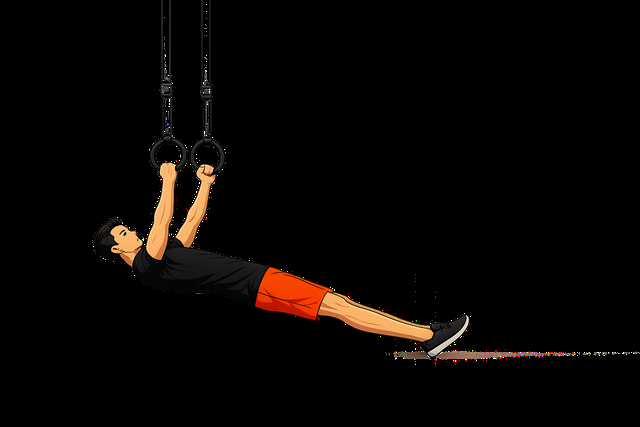
#> input picture assets/exercises/anim/barrow.webp, 640 x 427 px
$ python -i gen_anim.py   (imports and definitions only)
#> lines starting #> are read from the running program, lines starting #| are printed output that depends on the picture
# Stitches AI-generated keyframes into looping exercise demos for the how-to sheet.
# Put numbered frames in assets/exercises/anim_src/<move>/ (1.png, 2.png, ...), in motion order,
# then run:  python scripts/gen_anim.py [move]   (omit <move> to build every folder)
# Output: assets/exercises/anim/<move>.webp — a ping-pong loop (forward then back) so even a few
# frames read as a smooth rep. Wire it up by adding the require() to data/exerciseImages.ts.
#
# Frames are anchored by the FEET (bottom of the figure) so the character stays planted and only the
# body moves — AI keyframes drift around otherwise, which looks like the legs sliding.

import os
import sys
from PIL import Image

HERE = os.path.dirname(__file__)
SRC = os.path.join(HERE, '..', 'assets', 'exercises', 'anim_src')
OUT = os.path.join(HERE, '..', 'assets', 'exercises', 'anim')
MAX_SIDE = 640  # cap longest edge to keep the asset small
FRAME_MS = 450  # how long each keyframe holds
WHITE_CUTOFF = 245  # pixels brighter than this count as background, not figure

EXTS = ('.png', '.jpg', '.jpeg', '.webp')


def fit(im):
    w, h = im.size
    s = MAX_SIDE / max(w, h)
    return im.resize((round(w * s), round(h * s)), Image.LANCZOS) if s < 1 else im


def figure_mask(im):
    return im.convert('L').point(lambda p: 255 if p < WHITE_CUTOFF else 0)


def align(frames):
    """Paste each frame onto a white canvas so the figure's feet sit at one fixed point."""
    w, h = frames[0].size
    foot_h = max(1, int(h * 0.07))  # bottom slice = the feet
    tx, ty = w // 2, h - int(h * 0.04)
    out = []
    for im in frames:
        bb = figure_mask(im).getbbox()
        if not bb:
            out.append(im)
            continue
        left, _, right, bottom = bb
        strip = figure_mask(im).crop((0, max(0, bottom - foot_h), w, bottom)).getbbox()
        feet_cx = (strip[0] + strip[2]) // 2 if strip else (left + right) // 2
        canvas = Image.new('RGB', (w, h), (255, 255, 255))
        canvas.paste(im, (tx - feet_cx, ty - bottom))
        out.append(canvas)
    return out


def roundtrip(a, b):
    """True if first and last frame are similar — i.e. the frames already return to the start, so we
    loop straight instead of ping-ponging (which would play the rep twice)."""
    sa, sb = a.convert('L').resize((64, 64)), b.convert('L').resize((64, 64))
    mean_diff = sum(abs(p - q) for p, q in zip(sa.getdata(), sb.getdata())) / (64 * 64)
    return mean_diff < 12


def build(move):
    folder = os.path.join(SRC, move)
    files = sorted((f for f in os.listdir(folder) if f.lower().endswith(EXTS)), key=lambda x: int(''.join(c for c in x if c.isdigit()) or 0))
    if not files:
        print('skip', move, '(no frames)')
        return
    frames = align([fit(Image.open(os.path.join(folder, f)).convert('RGB')) for f in files])
    # Already a there-and-back rep → loop straight; a one-way sequence → ping-pong it back.
    seq = frames if len(frames) <= 2 or roundtrip(frames[0], frames[-1]) else frames + frames[-2:0:-1]
    os.makedirs(OUT, exist_ok=True)
    out = os.path.join(OUT, move + '.webp')
    seq[0].save(out, save_all=True, append_images=seq[1:], duration=FRAME_MS, loop=0, format='WEBP')
    print(f'wrote {os.path.normpath(out)}  ({len(files)} frames -> {len(seq)}-frame loop)')


moves = [sys.argv[1]] if len(sys.argv) > 1 else (sorted(d for d in os.listdir(SRC) if os.path.isdir(os.path.join(SRC, d))) if os.path.isdir(SRC) else [])
# [4 lines not run here, left out]

>>> import cv2
>>> picture = cv2.imread('../assets/exercises/anim/barrow.webp', cv2.IMREAD_GRAYSCALE)
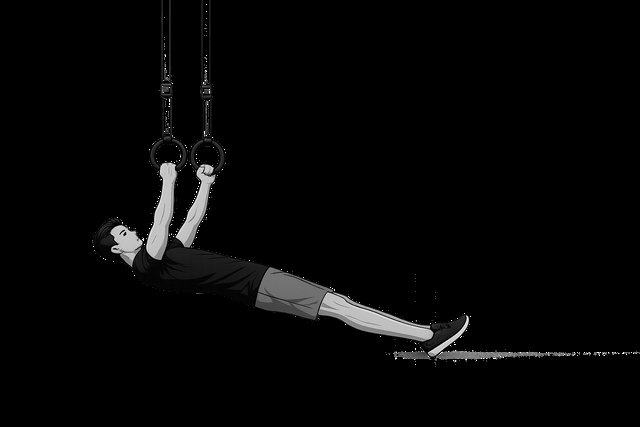
#> picture: shape (427, 640); min 0, max 255, mean 6.4
#> (the run stopped early here; a loop or call above may not have finished)

$ run again, on assets/exercises/barrow/start.jpg
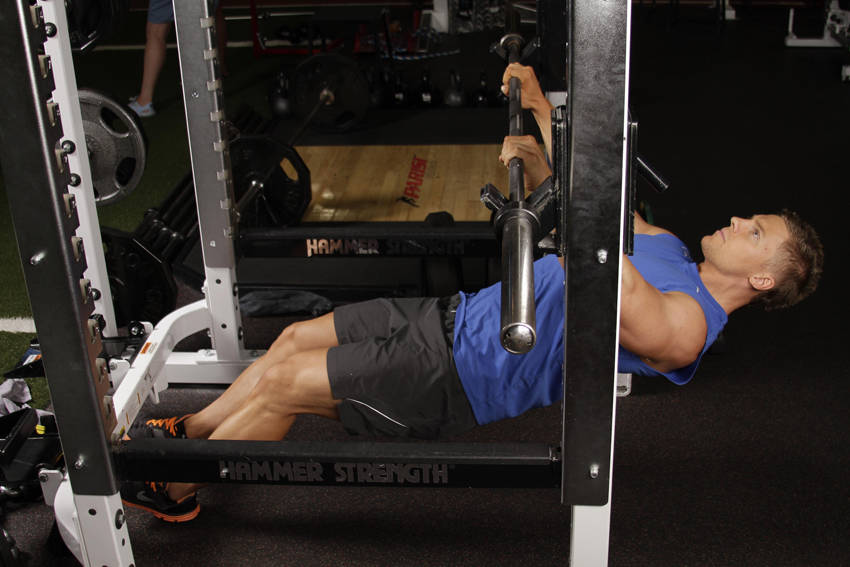
#> input picture assets/exercises/barrow/start.jpg, 850 x 567 px
#> `picture = cv2.imread('../assets/exercises/anim/barrow.webp', cv2.IMREA..`:
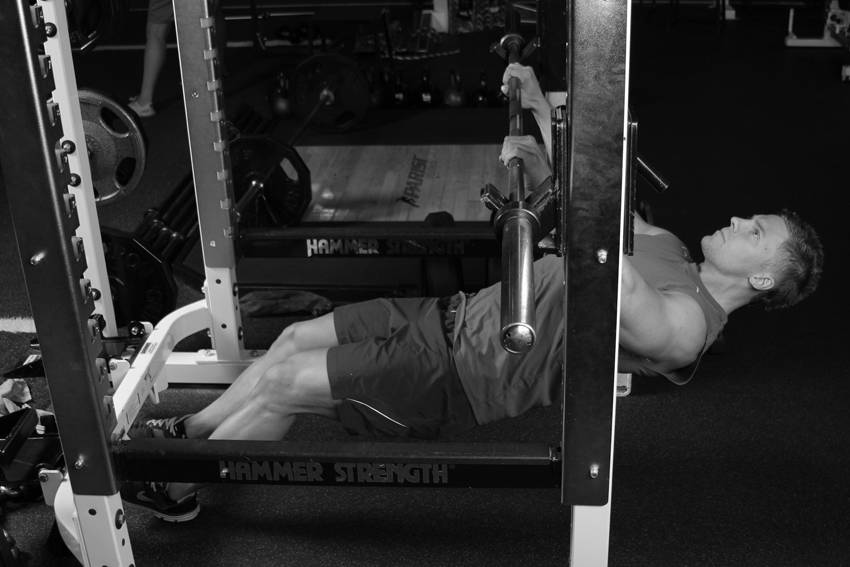
#> picture: shape (567, 850); min 0, max 255, mean 46
